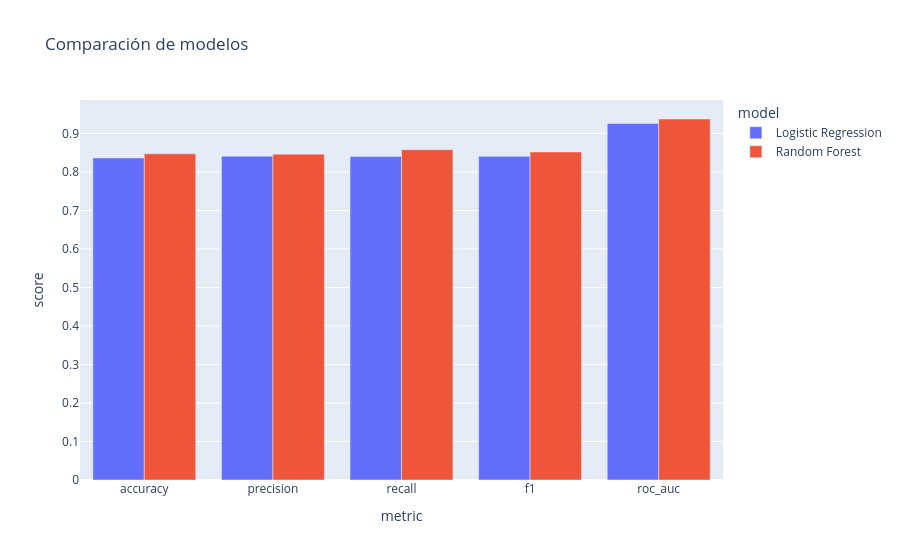

Source (notebook cell):
### Markdown cell above
Gráfico de comparación

### Code cell
metrics_long = metrics_df.melt(
    id_vars="model",
    var_name="metric",
    value_name="score"
)

fig = px.bar(
    metrics_long,
    x="metric",
    y="score",
    color="model",
    barmode="group",
    title="Comparación de modelos"
)

fig.show()

### Figure 1 — Plotly figure (JSON) as saved in the notebook; plotly's stock layout.template omitted (floating-point values rounded to 4 significant figures)
{"data": [{"alignmentgroup": "True", "hovertemplate": "model=Logistic Regression<br>metric=%{x}<br>score=%{y}<extra></extra>", "legendgroup": "Logistic Regression", "marker": {"color": "#636efa", "pattern": {"shape": ""}}, "name": "Logistic Regression", "offsetgroup": "Logistic Regression", "orientation": "v", "showlegend": true, "textposition": "auto", "type": "bar", "x": ["accuracy", "precision", "recall", "f1", "roc_auc"], "xaxis": "x", "y": [0.8366, 0.8413, 0.8403, 0.8408, 0.9263], "yaxis": "y"}, {"alignmentgroup": "True", "hovertemplate": "model=Random Forest<br>metric=%{x}<br>score=%{y}<extra></extra>", "legendgroup": "Random Forest", "marker": {"color": "#EF553B", "pattern": {"shape": ""}}, "name": "Random Forest", "offsetgroup": "Random Forest", "orientation": "v", "showlegend": true, "textposition": "auto", "type": "bar", "x": ["accuracy", "precision", "recall", "f1", "roc_auc"], "xaxis": "x", "y": [0.8473, 0.8465, 0.8581, 0.8523, 0.9378], "yaxis": "y"}], "layout": {"barmode": "group", "legend": {"title": {"text": "model"}, "tracegroupgap": 0}, "title": {"text": "Comparación de modelos"}, "xaxis": {"anchor": "y", "domain": [0, 1], "title": {"text": "metric"}}, "yaxis": {"anchor": "x", "domain": [0, 1], "title": {"text": "score"}}}}
